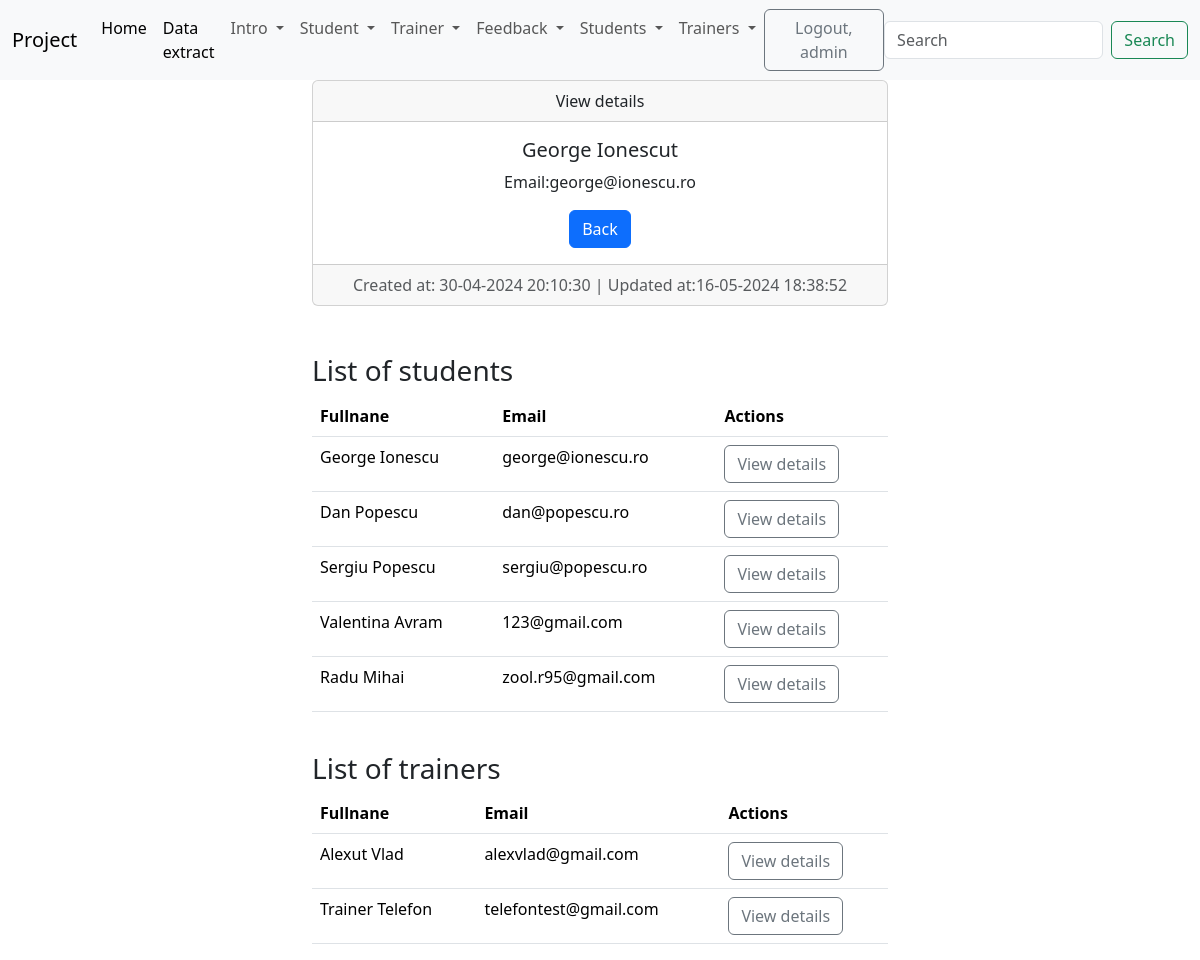
Page /students_detail/1/ (signed in) on the committed database.
### student/models.py (models this page shows)
class Student(models.Model):
    gender_options = {
        ('M', 'Male'),
        ('F', 'Female'),
    }
    first_name = models.CharField(max_length=50)
    last_name = models.CharField(max_length=50)
    age = models.PositiveIntegerField()
    email = models.EmailField(max_length=50)
    description = models.TextField(max_length=500)
    active = models.BooleanField(default=True)
    start_date = models.DateField()
    end_date = models.DateField()
    gender = models.CharField(max_length=1, choices=gender_options)
    trainer = models.ForeignKey(Trainer, on_delete=models.CASCADE, null=True)
    created_at = models.DateTimeField(
        auto_now_add=True)  # stocam data si ora la salvarea unui student. Nu se mai modifica data si ora
    updated_at = models.DateTimeField(auto_now=True)  # stocam data si ora la orice modificare in clasa student
    def __str__(self):
        return f'{self.first_name} {self.last_name}'

### trainer/models.py (models this page shows)
class Trainer(models.Model):
    department_choice = {
        ("b", 'Backend'),
        ("f", 'Frontend'),
        ("n", 'Network'),
    }
    first_name = models.CharField(max_length=20)
    last_name = models.CharField(max_length=20)
    course_name = models.CharField(max_length=40)
    email = models.EmailField(max_length=40)
    active = models.BooleanField(default=True)
    department = models.CharField(max_length=20, choices=department_choice, null=True)
    created_at = models.DateTimeField(auto_now_add=True)
    updated_at = models.DateTimeField(auto_now=True)
    def __str__(self):
        return f'{self.first_name} {self.last_name}'

### student/views.py (the view)
# urls.py: path('students_detail/<int:pk>/', views.StudentDetailView.as_view(), name='students-detail'),
class StudentDetailView(LoginRequiredMixin, PermissionRequiredMixin, DetailView):
    template_name = "student/details_student.html"
    model = Student
    permission_required = 'student.view_student'
    def get_context_data(self, **kwargs):
        context = super().get_context_data(**kwargs)
        now = datetime.datetime.now()
        context['current_datetime'] = now
        context['students'] = Student.objects.all()
        context['trainers'] = Trainer.objects.all()
        print(context)
        return context

### student/context_processors.py (called while the page is built)
def get_all_students(request):
    return {'students': Student.objects.all()}

### trainer/context_processors.py (called while the page is built)
def get_all_trainers(request):
    return {'trainers': Trainer.objects.all()}

### templates/student/details_student.html (shortened to what this page needs)
{% extends 'base.html' %}
{% block content %}
    <div class="container-fluid">
        <div class="row">
            <div class="col-md-6 offset-md-3">
                <div class="card text-center">
                    <div class="card-header">
                        View details
                    </div>
                    <div class="card-body">
                        <h5 class="card-title">{{ student }}t</h5>
                        <p class="card-text"> Email:{{ student.email }}</p>
                        <a href="{% url 'students-list' %}" class="btn btn-primary">Back</a>
                    </div>
                    <div class="card-footer text-body-secondary">
                        Created at: {{ student.created_at|date:'d-m-Y H:i:s' }} | Updated at:{{ student.updated_at|date:'d-m-Y H:i:s' }}
                    </div>
                </div>
            </div>
             </div>
        <br><br>
        <div class="row">
            <div class="col-md-6 offset-md-3">
                <h3>List of students</h3>
                <table class="table">
                    <thead>
                            <tr>
                                <th>Fullnane</th>
                                <th>Email</th>
                                <th>Actions</th>
                            </tr>
                    </thead>
                    <tbody>
                        {% for student in students %}
                            <tr>
                                <td>{{ student }}</td>
                                <td>{{ student.email }}</td>
                                <td><a href="{% url 'students-detail' student.id %}" class="btn btn-outline-secondary">View details</a></td>
                            </tr>
                        {% endfor %}
                    </tbody>
                </table>
            </div>
        </div>
        <br>
         <div class="row">
            <div class="col-md-6 offset-md-3">
                <h3>List of trainers</h3>
                <table class="table">
                    <thead>
                            <tr>
                                <th>Fullnane</th>
                                <th>Email</th>
                                <th>Actions</th>
                            </tr>
                    </thead>
                    <tbody>
                        {% for trainer in trainers %}
                            <tr>
                                <td>{{ trainer }}</td>
                                <td>{{ trainer.email }}</td>
                                <td><a href="{% url 'trainer-detail' trainer.id %}" class="btn btn-outline-secondary">View details</a></td>
                            </tr>
                        {% endfor %}
                    </tbody>
                </table>
            </div>
        </div>
    </div>
{% endblock %}

### templates/navbar.html (shortened to what this page needs)
<nav class="navbar navbar-expand-lg bg-body-tertiary">
    <div class="container-fluid">
        <a class="navbar-brand" href="#">Project</a>
        <div class="collapse navbar-collapse" id="navbarSupportedContent">
            <ul class="navbar-nav me-auto mb-2 mb-lg-0">
                <li class="nav-item">
                    <a class="nav-link active" aria-current="page" href="{% url 'home' %}">Home</a>
                </li>
                <li class="nav-item">
                    <a class="nav-link active" aria-current="page" href="{% url 'data' %}">Data extract</a>
                </li>
                {% if user.is_authenticated %}
                    <li class="nav-item dropdown">
                        <a class="nav-link dropdown-toggle" href="#" role="button" data-bs-toggle="dropdown"
                           aria-expanded="false">
                            Intro
                        </a>
                    </li>
                    <li class="nav-item dropdown">
                        <a class="nav-link dropdown-toggle" href="#" role="button" data-bs-toggle="dropdown"
                           aria-expanded="false">
                            Student
                        </a>
                    </li>
                    <li class="nav-item dropdown">
                        <a class="nav-link dropdown-toggle" href="#" role="button" data-bs-toggle="dropdown"
                           aria-expanded="false">
                            Trainer
                        </a>
                    </li>
                    <li class="nav-item dropdown">
                        <a class="nav-link dropdown-toggle" href="#" role="button" data-bs-toggle="dropdown"
                           aria-expanded="false">
                            Feedback
                        </a>
                    </li>
                    <li class="nav-item dropdown">
                        <a class="nav-link dropdown-toggle" href="#" role="button" data-bs-toggle="dropdown"
                           aria-expanded="false">
                            Students
                        </a>
                    </li>
                    <li class="nav-item dropdown">
                        <a class="nav-link dropdown-toggle" href="#" role="button" data-bs-toggle="dropdown"
                           aria-expanded="false">
                            Trainers
                        </a>
                    </li>
                {% endif %}
            </ul>
            {% if user.is_authenticated %}
                <form method="post" action="{% url 'logout' %}">
                    <button type="submit" class="btn btn-outline-secondary">Logout, {{ user.username }}</button>
                </form>
            {% else %}
                <div>
                    <a href="{% url 'login' %}" class="btn btn-outline-secondary">Login</a>
                    <a href="{% url 'create-user' %}" class="btn btn-outline-success">Sign Up</a>
                </div>
            {% endif %}
            <form class="d-flex" role="search">
                <input class="form-control me-2" type="search" placeholder="Search" aria-label="Search">
                <button class="btn btn-outline-success" type="submit">Search</button>
            </form>
        </div>
    </div>
</nav>

### rows in the picture
Student: first_name+last_name "George Ionescu", email "george@ionescu.ro", created_at "30-04-2024 20:10:30", updated_at "16-05-2024 18:38:52"
Student: first_name+last_name "Dan Popescu", email "dan@popescu.ro"
Student: first_name+last_name "Sergiu Popescu", email "sergiu@popescu.ro"
Student: first_name+last_name "Valentina Avram", email "123@gmail.com"
Student: first_name+last_name "Radu Mihai", email "zool.r95@gmail.com"
Trainer: first_name+last_name "Alexut Vlad", email "alexvlad@gmail.com"
Trainer: first_name+last_name "Trainer Telefon", email "telefontest@gmail.com"

### other values in the picture
{{ user.username }} "admin"
